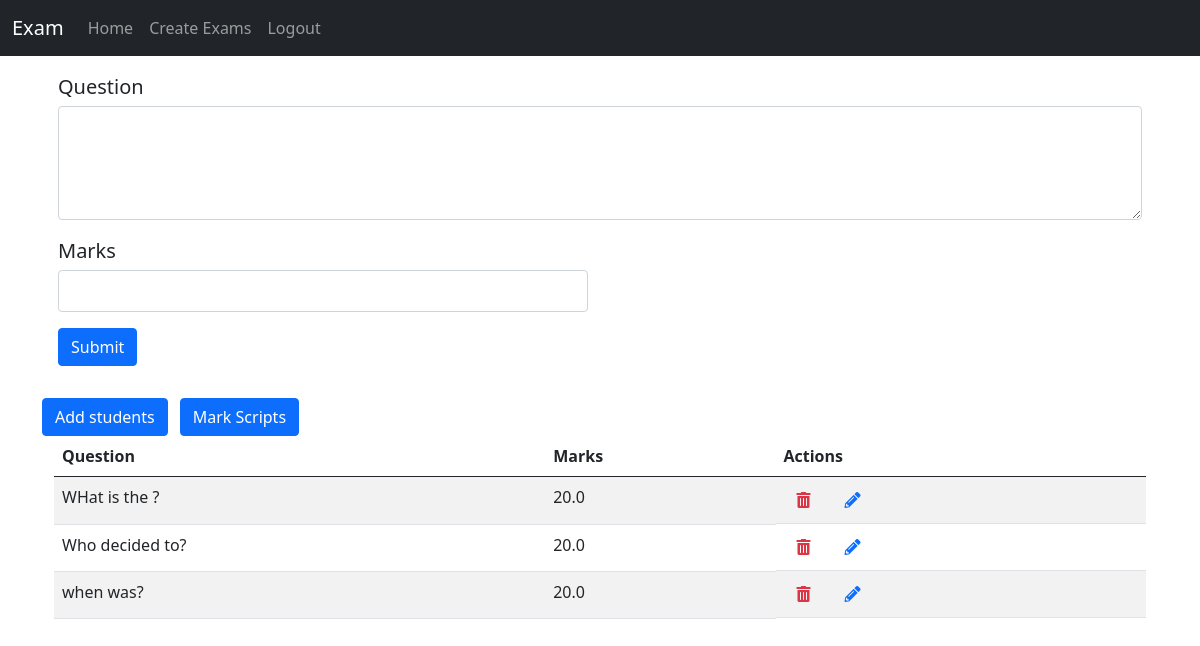
/teacher/create_essay_questions/12/ (signed in), run on the app's committed database.
### apps/teachers/models.py (models this page shows, shortened)
class Question(models.Model):
    exam = models.ForeignKey(Exam, related_name="questions", on_delete=models.CASCADE)
    question = models.TextField()
    marks = models.FloatField()
    def __str__(self) -> str:
        return self.question

### apps/teachers/views.py (the view)
@login_required
@teacher_required
def essay_question_create_page(request, exam_id):
    exam = get_object_or_404(Exam, pk=exam_id)
    if exam.exam_type == "essay":
        question_form = QuestionForm(request.POST or None)
        if request.method == "POST":
            if question_form.is_valid():
                question = question_form.save(commit=False)
                question.exam = exam
                question.save()
                question_form = QuestionForm()
        questions = exam.questions.all()
        context = {"questions": questions, "form": question_form, "exam": exam}
        return render(request, "teachers/create_essay_questions.html", context)
    messages.error(request, f"{exam.name} is not an essay question")
    return redirect("create_exam")

### apps/teachers/forms.py
class QuestionForm(forms.ModelForm):
    class Meta:
        model = Question
        fields = ["question", "marks"]

### templates/teachers/create_essay_questions.html (shortened to what this page needs)
{% extends "index.html" %}
{% block content %}
    <br>
    <br>
    <div class="card-body">
        <div class="row">
            <div class="col">
                <form class="contact-form">
                    <div class="row mb-3">
                        <div class="form-group col">
                            <label class="form-label mb-1 fs-5">Question</label>
                            <textarea maxlength="5000"
                                      data-msg-required="Add question"
                                      rows="4"
                                      class="form-control fs-6 py-2"
                                      name="question"
                                      required></textarea>
                        </div>
                    </div>
                    <div class="row mb-3">
                        <div class="form-group col-lg-6">
                            <label class="form-label mb-1 fs-5">Marks</label>
                            <input type="number"
                                   value=""
                                   data-msg-required="Please enter your email address."
                                   data-msg-email="Enter marks"
                                   maxlength="100"
                                   class="form-control fs-6 py-2"
                                   name="marks"
                                   required>
                        </div>
                    </div>
                    <div class="row">
                        <div class="form-group col">
                            <button type="submit"
                                    value="Submit Form"
                                    class="btn btn-primary"
                                    hx-post="{% url 'create_essay_questions_form' exam.id %}"
                                    hx-target="#questions">Submit</button>
                        </div>
                    </div>
                </form>
            </div>
        </div>
    </div>
    <a href="{% url 'students_create' exam.id %}" class="btn btn-primary mt-3 me-2">Add students</a>
    <a class="btn btn-primary mt-3" href="{% url 'scripts' exam.id %}">Mark Scripts</a>
    <div id="questions">{% include "partials/questions.html" %}</div>
{% endblock content %}

### templates/partials/questions.html (shortened to what this page needs)
<div class="container">
    <div class="row">
        <div class="col">
            <table class="table table-striped">
                <thead>
                    <tr>
                        <th scope="col">Question</th>
                        <th scope="col">Marks</th>
                        <th scope="col">Actions</th>
                    </tr>
                </thead>
                <tbody>
                    {% for question in questions %}
                    <tr>
                        <td>{{ question }}</td>
                        <td>{{ question.marks }}</td>
                        <td class="d-flex">
                            <button type="button" class="btn btn-transparent text-danger fas fa-trash-alt"
                                    data-bs-toggle="modal"
                                    data-bs-target="#deleteModal{{ question.id }}"></button>
                            <button type="button" class="btn btn-transparent text-primary fas fa-pencil-alt ms-2"
                                    data-bs-toggle="modal"
                                    data-bs-target="#formModal{{ question.id }}"></button>
                        </td>
                    </tr>
                    {% endfor %}
                </tbody>
            </table>
        </div>
    </div>
</div>

### data on the page
Question: question "WHat is the ?", marks "20.0"
Question: question "Who decided to?", marks "20.0"
Question: question "when was?", marks "20.0"
